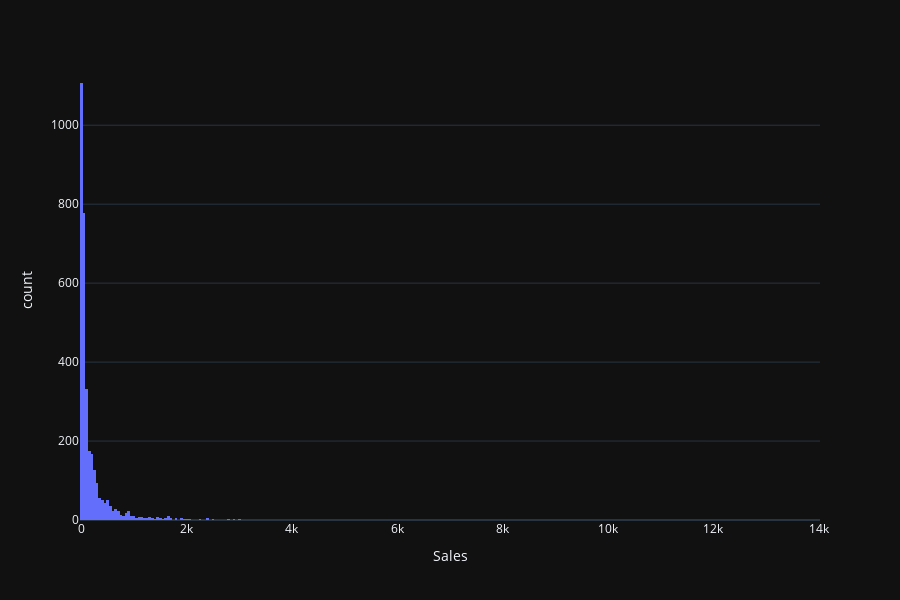

Write notebook code for a chart like this one.
### Code cell
#Visulizations
#histogram
fig = px.histogram(df, x='Sales', template = 'plotly_dark')
fig.show()

### Figure 1 — Plotly figure (JSON) as saved in the notebook; plotly's stock layout.template omitted (floating-point values rounded to 4 significant figures; data arrays with more than 128 entries replaced by an {"elided": "..."} marker saying what was removed)
{"data": [{"alignmentgroup": "True", "bingroup": "x", "hoverlabel": {"namelength": 0}, "hovertemplate": "Sales=%{x}<br>count=%{y}", "legendgroup": "", "marker": {"color": "#636efa"}, "name": "", "offsetgroup": "", "orientation": "v", "showlegend": false, "type": "histogram", "x": {"elided": "3312 float values"}, "xaxis": "x", "yaxis": "y"}], "layout": {"barmode": "relative", "height": 600, "legend": {"tracegroupgap": 0}, "margin": {"t": 60}, "xaxis": {"anchor": "y", "domain": [0, 1], "title": {"text": "Sales"}}, "yaxis": {"anchor": "x", "domain": [0, 1], "title": {"text": "count"}}}}
